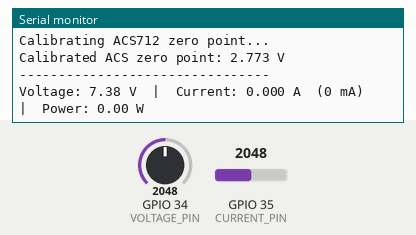
This sketch was run on a simulated ESP32. Parts: the last lines printed to the serial monitor. Inputs (shaded band) come from the test bench; at power-on: GPIO 34 (VOLTAGE_PIN) = 2048, GPIO 35 (CURRENT_PIN) = 2048 (analog values on the 0–4095 scale).

Above: at 8.4 s.
8.5 s: GPIO 34 (VOLTAGE_PIN) set to 2866
At 9.3 s:
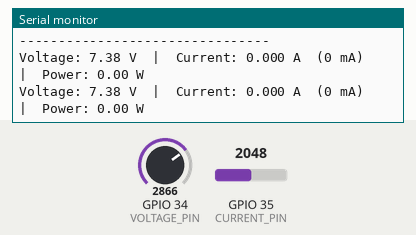
10.0 s: GPIO 35 (CURRENT_PIN) set to 2866
At 11.0 s:
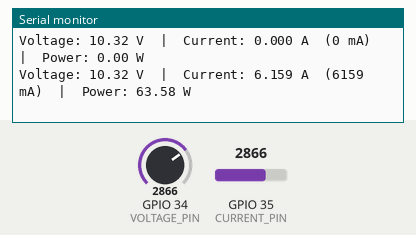
11.5 s: GPIO 34 (VOLTAGE_PIN) set to 3603
At 12.5 s:
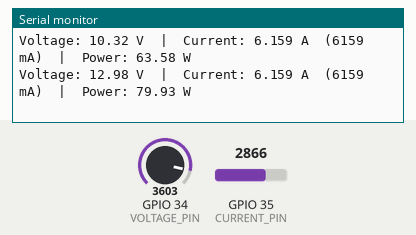
13.0 s: GPIO 35 (CURRENT_PIN) set to 3603
At 13.0 s:
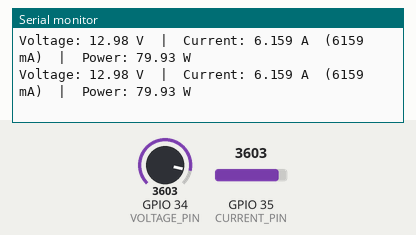
Timing chart, 0 to 15.5 s (numbered marks = the images above; inputs shaded):
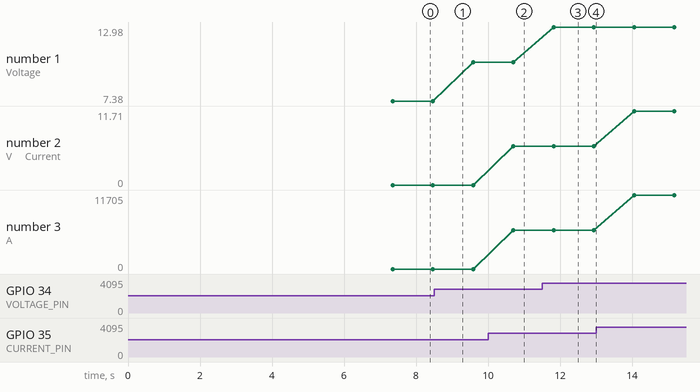

Measured:
- after the input at 10.0 s, the serial monitor: prints a new line after 0.70 s (image 2)
- after the input at 11.5 s, the serial monitor: prints a new line after 0.32 s (image 3)
- plotted number 1: 7.38 → 10.32 after the input at 8.5 s, 10.32 → 12.98 after the input at 11.5 s
- plotted number 2: 0 → 6.16 after the input at 10.0 s, 6.16 → 11.71 after the input at 13.0 s
- plotted number 3: 0 → 6159 after the input at 10.0 s, 6159 → 11705 after the input at 13.0 s

The sketch:

currentsensor.ino
```cpp
/*
  ESP32 + Voltage Sensor + ACS712T-5A (with 68k + 100k divider)

  Wiring summary:

  VOLTAGE SENSOR (to measure ~0–25V):
    OUT  -> GPIO 34 (VOLTAGE_PIN)
    VCC  -> 5V
    GND  -> GND

  ACS712T-5A CURRENT SENSOR:
    VCC  -> 5V
    GND  -> GND
    OUT  -> 68k ->*JUNCTION*-> GPIO 35 (CURRENT_PIN)
                             -> 100k -> GND

    12V(+) -> IP+ / IP-  (depending on how you wired, but current must pass THROUGH the sensor)
    Sensor other terminal -> Load(+) -> Load(-) -> 12V(-)

  Notes:
    - Make sure all grounds are common: ESP32 GND, 12V(-), sensor GND.
    - Run with NO LOAD connected during the ACS zero calibration (at startup).
*/

#define VOLTAGE_PIN 34
#define CURRENT_PIN 35

// -------- ADC SETTINGS --------
const float ADC_REF = 3.3;        // ESP32 ADC reference (approx.)
const int   ADC_MAX = 4095;       // 12-bit ADC

// -------- VOLTAGE SENSOR SETTINGS --------
// Your voltage sensor is scaled for 0–25V input (typical module or divider).
// VOLT_CAL is a calibration factor to match the multimeter.
const float INPUT_MAX_VOLTAGE = 25.0;   // voltage at sensor input for full-scale ADC
const float VOLT_CAL          = 0.59;   // CALIBRATION: adjust so code matches your multimeter

// -------- ACS712-5A CURRENT SENSOR SETTINGS --------
const float DIVIDER_RATIO = 0.595f;

// UPDATED CALIBRATION
const float ACS_SENS = 0.18f;   // Lower value = Higher current reading

// ACS zero (midpoint) will be measured at startup (no load)
float acsZero = 0.0f;

// Threshold below which current is considered noise
const float CURRENT_NOISE_THRESHOLD = 0.20f;  // 0.15A

void setup() {
  Serial.begin(115200);
  delay(1000);

  analogReadResolution(12);
  analogSetPinAttenuation(VOLTAGE_PIN, ADC_11db);
  analogSetPinAttenuation(CURRENT_PIN, ADC_11db);

  pinMode(VOLTAGE_PIN, INPUT);
  pinMode(CURRENT_PIN, INPUT);

  Serial.println(F("Voltage + Current Sensor Monitor"));
  Serial.println(F("================================"));
  Serial.println(F("IMPORTANT: Make sure NO LOAD is connected during calibration."));
  Serial.println(F("Calibration starts in 2 seconds...\n"));
  delay(2000);

  calibrateACSZero();
}

void calibrateACSZero() {
  const int N = 2000;
  long sum_mV = 0;  // sum in mV to keep precision

  Serial.println(F("Calibrating ACS712 zero point..."));

  for (int i = 0; i < N; i++) {
    int rawI = analogRead(CURRENT_PIN);

    // Voltage at ESP32 pin from divider
    float vAdc = (rawI * ADC_REF) / ADC_MAX;   // V at GPIO 35

    // Undo the 68k/100k divider to get actual ACS712 output
    float vSensor = vAdc / DIVIDER_RATIO;      // V at ACS OUT pin

    sum_mV += (long)(vSensor * 1000.0f);       // accumulate in mV
    delay(2);
  }

  acsZero = (sum_mV / (float)N) / 1000.0f;     // back to volts

  Serial.print(F("Calibrated ACS zero point: "));
  Serial.print(acsZero, 3);
  Serial.println(F(" V"));
  Serial.println(F("--------------------------------"));
}

float readVoltage() {
  const int NS = 100;
  long sum = 0;

  for (int i = 0; i < NS; i++) {
    sum += analogRead(VOLTAGE_PIN);
    delayMicroseconds(100);
  }

  float rawAvg = sum / (float)NS;

  // Map ADC reading to input voltage range
  float voltage = (rawAvg / ADC_MAX) * INPUT_MAX_VOLTAGE;
  voltage *= VOLT_CAL;

  // Update this filter to hide the 2.5V ghost reading
  if (voltage < 3.0f) {
    voltage = 0.0f;
  }
  return voltage;
}

float readCurrent() {
  const int NS = 500;
  long sum = 0;

  for (int i = 0; i < NS; i++) {
    sum += analogRead(CURRENT_PIN);
    delayMicroseconds(80);
  }

  float rawAvg = sum / (float)NS;

  // Voltage at ESP32 pin (after divider)
  float vAdc = (rawAvg * ADC_REF) / ADC_MAX;  // V at GPIO 35

  // Undo divider to get actual ACS712 output voltage
  float vSensor = vAdc / DIVIDER_RATIO;      // V at ACS OUT pin

  // If your ACS output goes DOWN with current (as seen in your data):
  float current = (acsZero - vSensor) / ACS_SENS;  // A

  // Always positive for now
  current = fabs(current);

  // Noise filter
  if (current < CURRENT_NOISE_THRESHOLD) {
    current = 0.0f;
  }

  return current;
}

void loop() {
  float voltage = readVoltage();
  float current = readCurrent();
  float power   = voltage * current;

  Serial.print(F("Voltage: "));
  Serial.print(voltage, 2);
  Serial.print(F(" V  |  "));

  Serial.print(F("Current: "));
  Serial.print(current, 3);
  Serial.print(F(" A  ("));
  Serial.print(current * 1000.0f, 0);
  Serial.print(F(" mA)  |  "));

  Serial.print(F("Power: "));
  Serial.print(power, 2);
  Serial.println(F(" W"));

  delay(1000);
}
```
